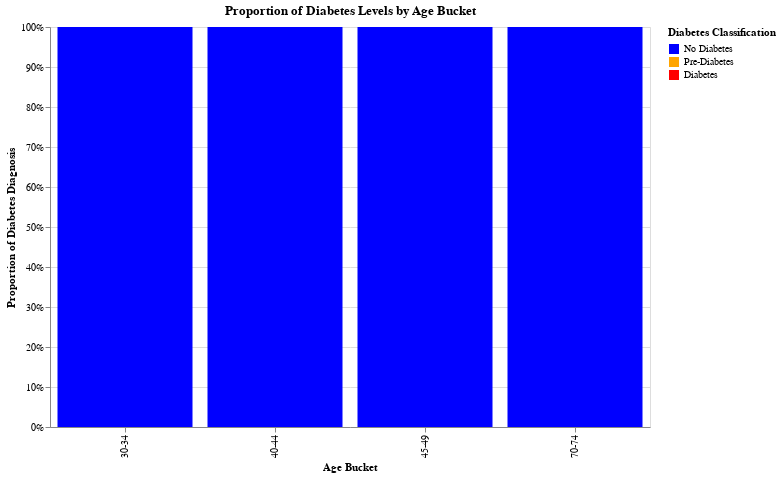

Write notebook code for a chart like this one.
### Code cell
# create selection widgets
dropdowns = [
    alt.binding_select(options=
                       df_10000[feature].unique().tolist(),
                       name=f'{feature}: '
                       )
    for feature in controllable
]

selects = [
    alt.selection_point(
        fields=[feature], bind=dropdowns[i], value=df_10000[feature].unique()[0]
    )
    for i, feature in enumerate(controllable)
]

# combine all selections
combined_filter = reduce(lambda x, y: x & y, selects)

# create chart
chart = alt.Chart(df_10000).transform_filter(
    combined_filter
).transform_aggregate(
    count='count()', groupby=['AgeBkt', 'Diabetes']
).transform_joinaggregate(
    total='sum(count)', groupby=['AgeBkt']
).transform_calculate(
    Proportion='datum.count / datum.total'
).mark_bar().encode(
    x=alt.X('AgeBkt:O', title='Age Bucket'),
    y=alt.Y('Proportion:Q', stack='normalize', title='Proportion of Diabetes Diagnosis'),
    color=alt.Color(
        'Diabetes:N', scale=alt.Scale(domain=diabetes.values(), range=color_dict.values()),
        title='Diabetes Classification'),
    tooltip=['AgeBkt:O', 'Diabetes:N', 'Proportion:Q']
).add_params(
    *selects
).properties(
    width=600,
    height=400,
    title='Proportion of Diabetes Levels by Age Bucket'
)

chart.display()

### Figure 1 — Vega-Lite specification as saved in the notebook (floating-point values rounded to 4 significant figures; data arrays with more than 128 entries replaced by an {"elided": "..."} marker saying what was removed)
{"config": {"view": {"continuousWidth": 300, "continuousHeight": 300}}, "data": {"name": "data-f7c3d574f817fbc1e323b5437613c380"}, "mark": {"type": "bar"}, "encoding": {"color": {"field": "Diabetes", "scale": {"domain": ["No Diabetes", "Pre-Diabetes", "Diabetes"], "range": ["blue", "orange", "red"]}, "title": "Diabetes Classification", "type": "nominal"}, "tooltip": [{"field": "AgeBkt", "type": "ordinal"}, {"field": "Diabetes", "type": "nominal"}, {"field": "Proportion", "type": "quantitative"}], "x": {"field": "AgeBkt", "title": "Age Bucket", "type": "ordinal"}, "y": {"field": "Proportion", "stack": "normalize", "title": "Proportion of Diabetes Diagnosis", "type": "quantitative"}}, "height": 400, "params": [{"name": "param_1", "select": {"type": "point", "fields": ["Smoker"]}, "bind": {"input": "select", "options": ["Yes", "No"], "name": "Smoker: "}, "value": "Yes"}, {"name": "param_2", "select": {"type": "point", "fields": ["Physical Health Level"]}, "bind": {"input": "select", "options": ["High", "Low", "Medium"], "name": "Physical Health Level: "}, "value": "High"}, {"name": "param_3", "select": {"type": "point", "fields": ["Fruits and Veggies"]}, "bind": {"input": "select", "options": ["No", "Yes"], "name": "Fruits and Veggies: "}, "value": "No"}, {"name": "param_4", "select": {"type": "point", "fields": ["Income Level"]}, "bind": {"input": "select", "options": ["Low", "Medium", "High"], "name": "Income Level: "}, "value": "Low"}, {"name": "param_5", "select": {"type": "point", "fields": ["Mental Health Level"]}, "bind": {"input": "select", "options": ["Medium", "Low", "High"], "name": "Mental Health Level: "}, "value": "Medium"}, {"name": "param_6", "select": {"type": "point", "fields": ["Education Level"]}, "bind": {"input": "select", "options": ["Bachelor's or Higher", "Some College", "High School or Less"], "name": "Education Level: "}, "value": "Bachelor's or Higher"}], "title": "Proportion of Diabetes Levels by Age Bucket", "transform": [{"filter": {"and": [{"and": [{"and": [{"and": [{"and": [{"param": "param_1"}, {"param": "param_2"}]}, {"param": "param_3"}]}, {"param": "param_4"}]}, {"param": "param_5"}]}, {"param": "param_6"}]}}, {"aggregate": [{"op": "count", "as": "count"}], "groupby": ["AgeBkt", "Diabetes"]}, {"joinaggregate": [{"op": "sum", "field": "count", "as": "total"}], "groupby": ["AgeBkt"]}, {"calculate": "datum.count / datum.total", "as": "Proportion"}], "width": 600, "$schema": "https://vega.github.io/schema/vega-lite/v5.20.1.json", "datasets": {"data-f7c3d574f817fbc1e323b5437613c380": {"elided": "1000 records"}}}
